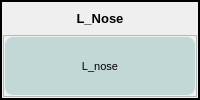
              <widget class="QFrame" name="frame_22">
               <property name="frameShape">
                <enum>QFrame::WinPanel</enum>
               </property>
               <property name="frameShadow">
                <enum>QFrame::Plain</enum>
               </property>
               <layout class="QGridLayout" name="gridLayout_29">
                <property name="leftMargin">
                 <number>1</number>
                </property>
                <property name="topMargin">
                 <number>1</number>
                </property>
                <property name="rightMargin">
                 <number>1</number>
                </property>
                <property name="bottomMargin">
                 <number>1</number>
                </property>
                <property name="spacing">
                 <number>2</number>
                </property>
                <item row="0" column="0">
                 <widget class="QLabel" name="label_12">
                  <property name="maximumSize">
                   <size>
                    <width>16777215</width>
                    <height>30</height>
                   </size>
                  </property>
                  <property name="font">
                   <font>
                    <pointsize>10</pointsize>
                    <weight>75</weight>
                    <bold>true</bold>
                   </font>
                  </property>
                  <property name="text">
                   <string>L_Nose</string>
                  </property>
                  <property name="alignment">
                   <set>Qt::AlignCenter</set>
                  </property>
                 </widget>
                </item>
                <item row="1" column="0">
                 <widget class="QFrame" name="frame_23">
                  <property name="frameShape">
                   <enum>QFrame::StyledPanel</enum>
                  </property>
                  <property name="frameShadow">
                   <enum>QFrame::Plain</enum>
                  </property>
                  <layout class="QGridLayout" name="gridLayout_30">
                   <property name="leftMargin">
                    <number>1</number>
                   </property>
                   <property name="topMargin">
                    <number>1</number>
                   </property>
                   <property name="rightMargin">
                    <number>1</number>
                   </property>
                   <property name="bottomMargin">
                    <number>1</number>
                   </property>
                   <property name="horizontalSpacing">
                    <number>3</number>
                   </property>
                   <property name="verticalSpacing">
                    <number>2</number>
                   </property>
                   <item row="0" column="0">
                    <widget class="QPushButton" name="CTRL_L_nose">
                     <property name="sizePolicy">
                      <sizepolicy hsizetype="Minimum" vsizetype="Minimum">
                       <horstretch>0</horstretch>
                       <verstretch>0</verstretch>
                      </sizepolicy>
                     </property>
                     <property name="font">
                      <font>
                       <pointsize>8</pointsize>
                       <weight>50</weight>
                       <bold>false</bold>
                      </font>
                     </property>
                     <property name="styleSheet">
                      <string notr="true">QPushButton{
background-color: rgba(165, 200, 198, 155);
border-style: outset;
border-width: 0px;
border-radius: 8px;
border-color: red;
}
QPushButton:hover{
background-color:rgba(0,0,200,60); 
color: black;}
QPushButton:checked{
background-color: rgba(0,255, 0 ,200);
border-style: inset; }

</string>
                     </property>
                     <property name="text">
                      <string>L_nose</string>
                     </property>
                    </widget>
                   </item>
                  </layout>
                 </widget>
                </item>
               </layout>
              </widget>
